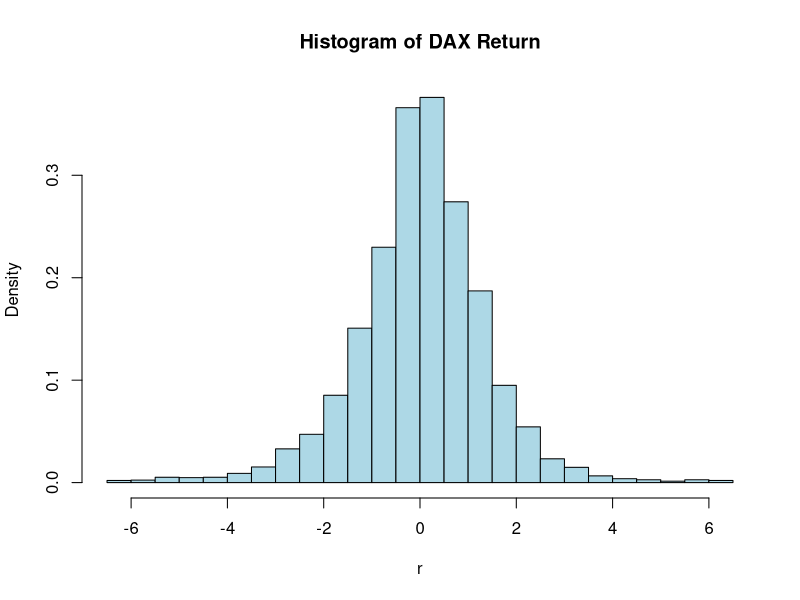
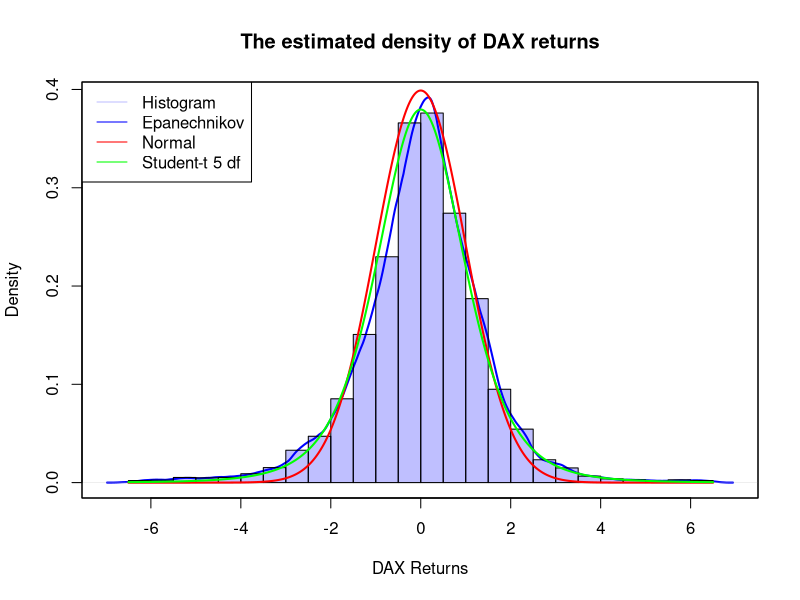

Here is the R script that generated these plots, in order:
rm(list = ls(all = TRUE))
#setwd("C:/...") # please change your working directory
d         = read.csv("COPdax140624.csv") # pls download the pertinent data set.
DateInput = as.Date(d[, 1])
numOfDate = as.numeric(as.Date(c(DateInput)))
newDF     = data.frame(d, numOfDate)
sortNewDF = newDF[order(newDF[, 3]), ]
newDF2    = data.frame(sortNewDF, seq(1, length(newDF[, 3]),
                       length.out = length(newDF[, 3])))
Pt        = newDF[, 2]
P1        = Pt[ - length(Pt)]
P2        = Pt[ - 1]
DAXreturn = log(P1/P2)
DAXreturn = data.frame(DAXreturn, length(DAXreturn) : 1)
DAXreturn = DAXreturn[order(DAXreturn[, 2]), ]
DAXreturn = DAXreturn[, 1] * 100
r         = DAXreturn[ - which(DAXreturn >= 6.5 | DAXreturn <= - 6.5)]

# kernel density,  normal samples and t samples
epaDensity = density(r, bw = "nrd0", kernel = c("epanechnikov"))
dNorm = dnorm(seq(-6.5, 6.5, length.out = length(r)), mean = 0, sd = 1)
dT = dt(seq(-6.5, 6.5, length.out = length(r)), df = 5)		

# do plot
hist1 = hist(r, prob = TRUE, 12, main = "Histogram of DAX Return", 
             col = "lightblue", freq = F, breaks = 24) 

# kernel density estimation
plot(epaDensity, col = "Blue", lwd = 2, xlab = "DAX Returns", ylab = "Density", 
     main = "The estimated density of DAX returns")
plot(hist1, col = rgb(0, 0, 1, 1/4), xlim = c(-6, 6), 
     freq = F, add = T) 
lines(seq(-6.5, 6.5, length.out = length(r)), dNorm, 
      col = "Red", lwd = 2)
lines(seq(-6.5, 6.5, length.out = length(r)), dT,  
      col = "Green", lwd = 2)
legend("topleft", c("Histogram", "Epanechnikov", "Normal", "Student-t 5 df"),
       lty = 1, col = c(rgb(0, 0, 1, 1/4), "Blue", "Red", "Green"))
box()